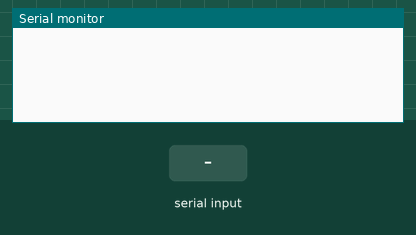
The sketch below on a simulated Arduino Uno, built with avr-gcc and run on an emulated ATmega328P. Shown: the last lines printed to the serial monitor. The inputs (shaded band) are chosen by the test bench.

Above: at 0.9 s.
1.0 s: "90,45\n" received over Serial
At 1.8 s:
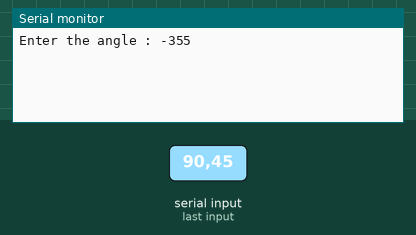
2.5 s: byte 10 ('\n') received over Serial
At 3.0 s:
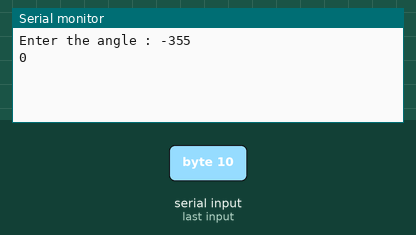
4.0 s: "30,150\n" received over Serial
At 4.3 s:
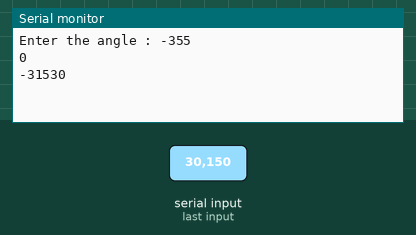

The sketch:

ServoDirectControl.ino
```cpp
#include <Servo.h>
Servo servo1, servo2, servo3, servo4, servo5, servo6, servo7;
void setup()
{
  //**********************initialize servo*****************
  //   servo1.attach(2,500,2400);
  //   servo2.attach(3,500,2400);
  //   servo3.attach(4,500,2400);
  //   servo4.attach(5,500,2400);
  //   servo5.attach(6,500,2400);
  //   servo6.attach(7,500,2400);


  //   servo1.write(90);  delay(15);
  //   servo2.write(90);  delay(15);
  //   servo3.write(90); delay(15);
  //   servo4.write(90); delay(15);
  //   servo5.write(130);  delay(15);
  //   servo6.write(90); delay(15);
  Serial.begin(9600);
  while (!Serial.available());
  Serial.print("Enter the angle : ");
  Serial.read();
}

int integerValue = 0;
char incomingByte;

void loop()
{
  if (Serial.available() > 0) {   // something came across serial
    integerValue = 0;         // throw away previous integerValue
    while (1) {           // force into a loop until 'n' is received
      incomingByte = Serial.read();
      if (incomingByte == '\n' || incomingByte == '\r' || incomingByte == 10 || incomingByte == 13) break;   // exit the while(1), we're done receiving
      if (incomingByte == -1) continue;  // if no characters are in the buffer read() returns -1
      integerValue *= 10;  // shift left 1 decimal place
      // convert ASCII to integer, add, and shift left 1 decimal place
      integerValue = ((incomingByte - 48) + integerValue);

    }
    Serial.println(integerValue);
    //servo3.write(integerValue);
  }

}
```

Measured:
- after the input at 1.0 s, the serial monitor: prints a new line at once (image 1)
- after the input at 2.5 s, the serial monitor: prints a new line at once (image 2)
- after the input at 4.0 s, the serial monitor: prints a new line at once (image 3)
